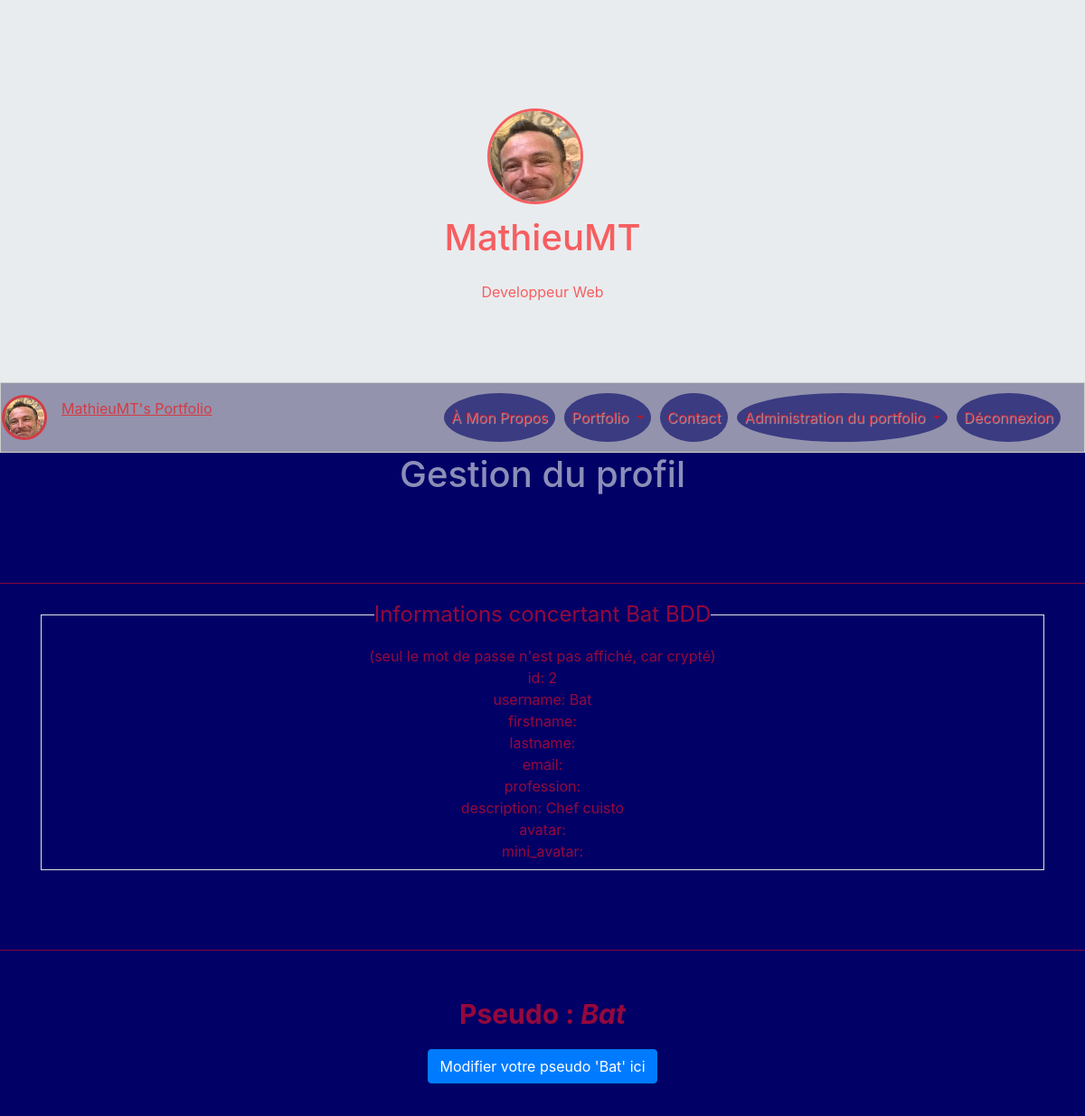
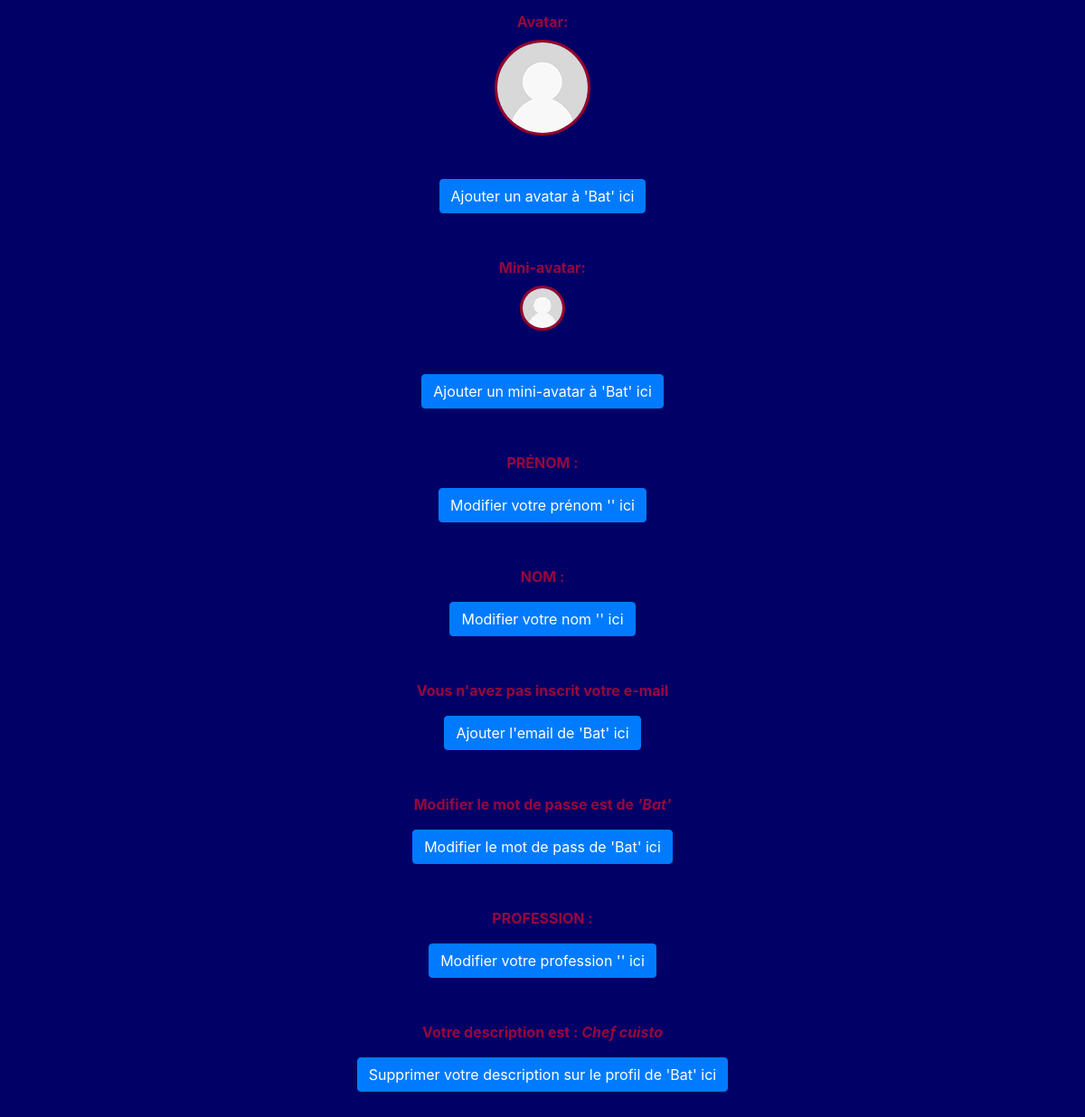
The page /index.php?action=adminProfile&id=2 (signed in) on the database its author committed (2 pictures, top to bottom).
### tables this page shows
CREATE TABLE `users` (
  `id` int(11) NOT NULL,
  `username` varchar(255) NOT NULL,
  `firstname` varchar(255) NOT NULL,
  `lastname` varchar(255) NOT NULL,
  `email` varchar(255) NOT NULL,
  `pass` text NOT NULL,
  `profession` varchar(255) NOT NULL,
  `description` longtext,
  `avatar` text NOT NULL,
  `mini_avatar` text NOT NULL
);

### Controllers/Backend/AdminProfileController.php (called while the page is built, shortened)
<?php
require_once 'Models/Frontend/AdminProfileManager.php';
class AdminProfileController {
    private $_adminProfile;
    public function __construct() {
        $this->_adminProfile = new AdminProfileManager();
    }
    public function showAdminProfile($userId) {
        $user = $this->_adminProfile->getUser($userId);
        $view = new ViewBackEnd('adminProfileView');
        $view->generate(['user' => $user]);
    }
}

### index.php (called while the page is built, shortened)
<?php
$rooter = new Rooter();
$rooter->rooterRequest();

### Models/Frontend/AdminProfileManager.php (called while the page is built, shortened)
<?php
require_once 'Models/Frontend/User.php';
require_once 'Models/Model.php';
class AdminProfileManager extends Model{
    public function getUser($userId) {
        $sql ='SELECT * FROM users WHERE id = ?';
        $user = $this->executeRequest($sql, array($userId));
        if ($user->rowCount() > 0)
            return new User($user->fetch());
        else
            throw new Exception("Aucun utilisateur ne correspond à l'identifiant '$userId'");
    }
}

### Models/Model.php (called while the page is built)
<?php
class Model {
    private $db;
    protected function executeRequest($sql, $params = null) {
       if ($params == null) {
            $result = $this->dbConnect()->query($sql);
        }
        else {
            $result = $this->dbConnect()->prepare($sql);
            $result->execute($params);
        }
        return $result;
    }
    private function dbConnect() {
        if ($this->db == null) {
            $this->db = new PDO('mysql:host=localhost; dbname=myPortfolio;charset=utf8', 'root', 'root', array(PDO::ATTR_ERRMODE => PDO::ERRMODE_EXCEPTION));
        }
        return $this->db;
    }
}

### Models/Frontend/User.php (called while the page is built, shortened)
<?php
class User {
    private $_id,$_username,$_firstname,$_lastname,$_email,$_pass,$_profession,$_description,$_avatar,$_mini_avatar;
    public function hydrate(array $data) {
        foreach ($data as $key => $value) {
            $method = 'set' . ucfirst($key);
        }
    }
    public function id() { return $this->_id; }
    public function username() { return $this->_username;}
    public function email() { return $this->_email;}
    public function profession() { return $this->_profession;}
    public function description() { return $this->_description;}
    public function avatar() { return $this->_avatar;}
    public function mini_avatar() { return $this->_mini_avatar;}
    public function setId($id) {
        $id = (int) $id;
        if ($id > 0) {
            $this->_id = $id;
        }
    }
    public function setUsername($username) {
        if(is_string($username)) {
            $this->_username = $username;
        }
    }
    public function setEmail($email) {
        if(is_string($email)) {
            $this->_email = $email;
        }
    }
    public function setProfession($profession) {
        if (is_string($profession)) {
            $this->_profession = $profession;
        }
    }
    public function setDescription($description) {
        if (is_string($description)) {
            $this->_description = $description;
        }
    }
    public function setAvatar($avatar) {
        if (is_string($avatar)) {
            $this->_avatar = $avatar;
        }
    }
    public function setMini_avatar($mini_avatar) {
        if (is_string($mini_avatar)) {
            $this->_mini_avatar = $mini_avatar;
        }
    }
}

### Views/Backend/adminProfileView.php (the view, shortened to what this page needs)
<?php
if (isset($_SESSION['id'])){
?>
<h1 class="text-center titlePage"><?= $this->title = 'Gestion du profil' ?></h1>
<br />
<br />
<br />
<hr class="hr"/>
<div class="container">
    <div class="row text-center">
          <div class="col-12">
               <fieldset class="border p-2">
                       <legend  class="w-auto">Informations concertant <?= $user->username(); ?> BDD</legend>
                           <span>(seul le mot de passe n'est pas affiché, car crypté)</span><br />
                            id: <?= $user->id(); ?><br />
                            username: <?= $user->username(); ?><br />
                            firstname: <?= $user->firstname(); ?><br />
                            lastname: <?= $user->lastname(); ?><br />
                            email: <?= $user->email(); ?><br />
                            profession: <?= $user->profession(); ?><br />
                            description: <?= $user->description(); ?><br />
                            avatar: <?= $user->avatar(); ?><br />
                            mini_avatar: <?= $user->mini_avatar(); ?><br />
              </fieldset>
            </div>
    </div>
</div>
<br />
<br />
<br />
<hr class="hr"/>
<div class="container mt-5 mb-5">
   <div class="row text-center">
        <div class="col-12" id="username"><span class="username_profile"><b>Pseudo : <i><?= $user->username(); ?></i></b></span><br />
                <button class="btn_update_username_profile btn btn-primary mx-auto mt-3" >Modifier votre pseudo <?= '\'' . $user->username() . '\'' ?> ici</button><br />
        </div>
   </div>
</div>
<?php
    if (empty($user->avatar()))
    {
?>
<div class="container">
   <div class="row text-center">
        <div class="col-12" id="avatar">
                <label><b>Avatar: </b></label><br /><img class="avatar_profile" src="Content/img/users/avatars/no_avatar.jpg" alt="avatar" /><br />
                <button class="btn_update_avatar_profile btn btn-primary mx-auto mt-5" >Ajouter un avatar à <?= '\'' . $user->username() . '\'' ?> ici</button><br />
        </div>
     </div>
</div>
<?php
    }
?>
<?php
    if (empty($user->mini_avatar()))
    {
?>
<div class="container mt-5">
   <div class="row text-center">
        <div class="col-12" id="mini_avatar">
                <label><b>Mini-avatar: </b></label><br /><img class="mini_avatar_profile" src="Content/img/users/mini_avatars/no_mini_avatar.jpg" alt="avatar" /><br />
                <button class="btn_update_mini_avatar_profile btn btn-primary mx-auto mt-5" >Ajouter un mini-avatar à <?= '\'' . $user->username() . '\'' ?> ici</button><br />
        </div>
     </div>
</div>
<?php
    }
?>
<div class="container mt-5 mb-5">
   <div class="row text-center">
        <div class="col-12" id="firstname"><span class="firstname_profile"><b>PRÉNOM : <i><?= $user->firstname(); ?></i></b></span><br />
                <button class="btn_update_firstname_profile btn btn-primary mx-auto mt-3" >Modifier votre prénom <?= '\'' . $user->firstname() . '\'' ?> ici</button><br />
        </div>
   </div>
</div>
<div class="container mt-5 mb-5">
   <div class="row text-center">
        <div class="col-12" id="lastname"><span class="lastname_profile"><b>NOM : <i><?= $user->lastname(); ?></i></b></span><br />
                <button class="btn_update_lastname_profile btn btn-primary mx-auto mt-3" >Modifier votre nom <?= '\'' . $user->lastname() . '\'' ?> ici</button><br />
        </div>
   </div>
</div>
<?php
    if (empty($user->email()))
    {
?>
<div class="container mt-5 mb-5">
   <div class="row text-center">
        <div class="col-12" id="email"><span class="email_profile"><b>Vous n'avez pas inscrit votre e-mail</i></b></span><br />
                <button class="btn_update_email_profile btn btn-primary mx-auto mt-3" >Ajouter l'email de <?= '\'' . $user->username() . '\'' ?> ici</button><br />
        </div>
   </div>
</div>
<?php
    }
?>
<div class="container mt-5 mb-5">
   <div class="row text-center">
        <div class="col-12" id="pass"><span><b>Modifier le mot de passe est de <i><?= '\'' . $user->username() . '\'' ?></i></b></span><br />
                <button class="btn_update_pass_profile btn btn-primary mx-auto mt-3" >Modifier le mot de pass de <?= '\'' . $user->username() . '\'' ?> ici</button><br />
        </div>
   </div>
</div>
<?php
    if (empty($user->profession()))
    {
?>
<div class="container mt-5 mb-5">
   <div class="row text-center">
        <div class="col-12" id="profession"><span class="profession_profile"><b>PROFESSION : <i><?= $user->profession(); ?></i></b></span><br />
                <button class="btn_update_profession_profile btn btn-primary mx-auto mt-3" >Modifier votre profession <?= '\'' . $user->profession() . '\'' ?> ici</button><br />
        </div>
   </div>
</div>
<?php
    }
?>
<?php
    if (empty($user->description()))
    {
?>
<div class="container mt-5 mb-5">
    <div class="row text-center">
        <div class="col-12" id="description"><span><b>Vous n'avez pas encore de description</b></span><br />
                <button class="btn_update_description_profile btn btn-primary mx-auto mt-3" >Ajouter une description au profil de <?= '\'' . $user->username() . '\'' ?> ici</button><br />
            <div class="popup_update_description_profile">
                <p><span class="btn_closePopupDescription">&times;</span></p>
                <h4><u>AJOUT D'UNE DESCRIPTION À <?= '\'' . $user->username() . '\'' ?></u></h4>
                <form method="POST" action="index.php?action=profileDescription&id=<?= $user->id() ?>" >
                    <tr>
                        <td>
                            <label class="label_update_description" for="newDescription">Ajouter votre description : </label>
                        </td>
                        <td>
                            <textarea id="newDescription" name="newDescription" placeholder="Votre nouvelle description" ROWS="4" COLS="40"><?= $user->description() ?></textarea>
                        </td>
                    </tr>
                    <tr>
                        <td colspan="2">
                        <br />
                            <input type="submit" value="Mettre à jour" id="btn_submit_update_description_profile" name="btn_submit_update_description_profile" class="btn btn-primary mx-auto mt-3" />
                        </td>
                        <td></td>
                    </tr>
                </form>
            </div>
        </div>
   </div>
</div>
<?php
    } else {
?>
<div class="container mt-5 mb-5">
    <div class="row text-center">
        <div class="col-12" id="description"><span><b>Votre description est : <i><?= $user->description() ?></i></b></span><br />
                <button class="btn_delete_description_profile btn btn-primary mx-auto mt-3" >Supprimer votre description sur le profil de <?= '\'' . $user->username() . '\'' ?> ici</button><br />
        </div>
   </div>
</div>
<?php
    }
?>
<?php
}
else{
    header('Location: index.php?action=about');
}
?>

### Content/CSS/style.css (style rules this page uses)
html, body { height: 100%; }
html { overflow-x: hidden; }
body { margin: 0; padding: 0; background-color: rgba(0,0,102,1); }
.titlePage { color: rgba(233,236,239,0.6); }
.hr { background-color: rgba(248,13,32,0.6); }
.username_profile { font-size: 30px; }
.avatar_profile { border: 3px solid rgba(255,0,0,0.6); border-radius: 50%; }
.mini_avatar_profile { border: 3px solid rgba(255,0,0,0.6); border-radius: 50%; }

### rows shown on the page
users: username "Bat", id "2", description "Chef cuisto"

### other values the page prints
$this->title = 'Gestion du profil' "Gestion du profil"
